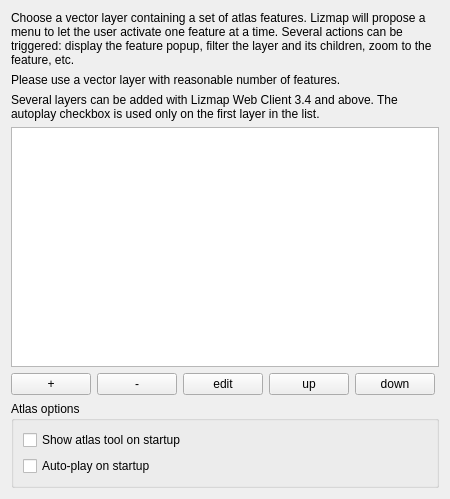
             <widget class="QWidget" name="scrollAreaWidgetContents_12">
              <property name="geometry">
               <rect>
                <x>0</x>
                <y>0</y>
                <width>450</width>
                <height>499</height>
               </rect>
              </property>
              <layout class="QVBoxLayout" name="verticalLayout_41">
               <item>
                <widget class="QLabel" name="label_atlas">
                 <property name="text">
                  <string>Choose a vector layer containing a set of atlas features. Lizmap will propose a menu to let the user activate one feature at a time. Several actions can be triggered: display the feature popup, filter the layer and its children, zoom to the feature, etc.</string>
                 </property>
                 <property name="wordWrap">
                  <bool>true</bool>
                 </property>
                </widget>
               </item>
               <item>
                <widget class="QLabel" name="label_90">
                 <property name="text">
                  <string>Please use a vector layer with reasonable number of features.</string>
                 </property>
                </widget>
               </item>
               <item>
                <widget class="QLabel" name="label_atlas_34">
                 <property name="text">
                  <string>&lt;html&gt;&lt;head/&gt;&lt;body&gt;&lt;p&gt;Several layers can be added with Lizmap Web Client 3.4 and above. The autoplay checkbox is used only on the first layer in the list.&lt;/p&gt;&lt;/body&gt;&lt;/html&gt;</string>
                 </property>
                 <property name="wordWrap">
                  <bool>true</bool>
                 </property>
                </widget>
               </item>
               <item>
                <widget class="QTableWidget" name="table_atlas"/>
               </item>
               <item>
                <layout class="QHBoxLayout" name="horizontalLayout_23">
                 <item>
                  <widget class="QPushButton" name="button_atlas_add">
                   <property name="text">
                    <string notr="true">+</string>
                   </property>
                  </widget>
                 </item>
                 <item>
                  <widget class="QPushButton" name="button_atlas_remove">
                   <property name="text">
                    <string notr="true">-</string>
                   </property>
                  </widget>
                 </item>
                 <item>
                  <widget class="QPushButton" name="button_atlas_edit">
                   <property name="text">
                    <string notr="true">edit</string>
                   </property>
                  </widget>
                 </item>
                 <item>
                  <widget class="QPushButton" name="button_atlas_up">
                   <property name="text">
                    <string notr="true">up</string>
                   </property>
                  </widget>
                 </item>
                 <item>
                  <widget class="QPushButton" name="button_atlas_down">
                   <property name="text">
                    <string notr="true">down</string>
                   </property>
                  </widget>
                 </item>
                 <item>
                  <spacer name="horizontalSpacer_4">
                   <property name="orientation">
                    <enum>Qt::Horizontal</enum>
                   </property>
                   <property name="sizeHint" stdset="0">
                    <size>
                     <width>40</width>
                     <height>20</height>
                    </size>
                   </property>
                  </spacer>
                 </item>
                </layout>
               </item>
               <item>
                <widget class="QGroupBox" name="groupBox_2">
                 <property name="title">
                  <string>Atlas options</string>
                 </property>
                 <layout class="QVBoxLayout" name="verticalLayout_44">
                  <item>
                   <widget class="QCheckBox" name="atlasShowAtStartup">
                    <property name="toolTip">
                     <string>If you want to open the atlas tool when you open your project</string>
                    </property>
                    <property name="text">
                     <string>Show atlas tool on startup</string>
                    </property>
                   </widget>
                  </item>
                  <item>
                   <widget class="QCheckBox" name="atlasAutoPlay">
                    <property name="toolTip">
                     <string>If you want to launch the autoplay mode when you open your project</string>
                    </property>
                    <property name="text">
                     <string>Auto-play on startup</string>
                    </property>
                   </widget>
                  </item>
                 </layout>
                </widget>
               </item>
              </layout>
             </widget>
